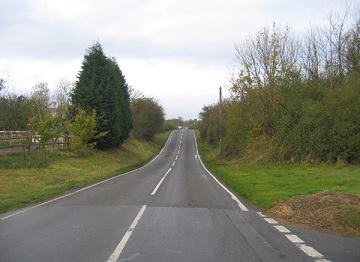
#> input picture images/white_lane.jpg, 360 x 262 px, found by its file name
$ python motor_lane.py
#> lines starting #> are read from the running program, lines starting #| are printed output that depends on the picture; after the words box and inside, x2 and y2 are one past the last pixel; in counts of white or black regions, pixels touching at a corner belong together
import cv2
import numpy as np
import matplotlib.pyplot as plt
import math
from sklearn.cluster import DBSCAN
from sklearn.preprocessing import MinMaxScaler
from collections import defaultdict

def region_of_interest(img, vertices):
    # Define a blank matrix that matches the image height/width.
    mask = np.zeros_like(img)

    #check if image is grayscale or color
    shape = img.shape
    if(len(shape) == 3):               #its a color image
        mask_color = (255,)*shape[-1]   #shape[-1] = no. of channels
    else:                              #its a gray image or single channel
        mask_color = 255

    # Fill the polygon with white
    cv2.fillPoly(mask, vertices, mask_color)

    # Returning the image only where mask pixels match
    masked_image = cv2.bitwise_and(img, mask)
    return masked_image

def gamma_correction(RGBimage, correct_param = 0.35,equalizeHist = False):
    red = RGBimage[:,:,2]
    green = RGBimage[:,:,1]
    blue = RGBimage[:,:,0]

    red = red/255.0
    red = cv2.pow(red, correct_param)
    red = np.uint8(red*255)
    if equalizeHist:
        red = cv2.equalizeHist(red)

    green = green/255.0
    green = cv2.pow(green, correct_param)
    green = np.uint8(green*255)
    if equalizeHist:
        green = cv2.equalizeHist(green)


    blue = blue/255.0
    blue = cv2.pow(blue, correct_param)
    blue = np.uint8(blue*255)
    if equalizeHist:
        blue = cv2.equalizeHist(blue)


    output = cv2.merge((blue,green,red))
    return output

def hsv_filter(image, min_val_y, max_val_y,  min_val_w, max_val_w):
    """
    A function returning a mask for pixels within min_val - max_val range
    Inputs:
    - image - a BGR image you want to apply function on
    - min_val_y - array of shape (3,) giving minumum HSV values for yellow color
    - max_val_y - array of shape (3,) giving maximum HSV values for yellow color
    - min_val_w - array of shape (3,) giving minumum HSV values for white color
    - max_val_w - array of shape (3,) giving maximum HSV values for white color
    Returns:
    - img_filtered - image of pixels being in given threshold
    """
    hsv = cv2.cvtColor(image, cv2.COLOR_BGR2HSV)
    mask_yellow = cv2.inRange(hsv, min_val_y, max_val_y)
    mask_white = cv2.inRange(hsv, min_val_w, max_val_w)
    mask = cv2.bitwise_or(mask_yellow, mask_white)
    img_filtered = cv2.bitwise_and(image, image, mask=mask)

    return img_filtered

def hough_transform(original, gray_img, threshold, discard_horizontal = 0.4):
    """
    A function fitting lines that intersect >=threshold white pixels
    Input:
    - original - image we want to draw lines on
    - gray_img - image with white/black pixels, e.g. a result of Canny Edge Detection
    - threshold - if a line intersects more than threshold white pixels, draw it
    - discard_horizontal - smallest abs derivative of line that we want to take into account
    Return:
    - image_lines - result of applying the function
    - lines_ok - rho and theta
    """
    lines = cv2.HoughLines(gray_img, 0.5, np.pi / 360, threshold)
    image_lines = original
    lines_ok = [] #list of parameters of lines that we want to take into account (not horizontal)

    if lines is not None:
        for i in range(0, len(lines)):
            rho = lines[i][0][0]
            theta = lines[i][0][1]
            #discard horizontal lines
            m = -math.cos(theta)/(math.sin(theta)+1e-10) #adding some small value to avoid dividing by 0
            if abs(m) < discard_horizontal:
                continue
            else:
                a = math.cos(theta)
                b = math.sin(theta)
                x0 = a * rho
                y0 = b * rho
                pt1 = (int(x0 + 1000*(-b)), int(y0 + 1000*(a)))
                pt2 = (int(x0 - 1000*(-b)), int(y0 - 1000*(a)))
                cv2.line(image_lines, pt1, pt2, (0,0,255), 2, cv2.LINE_AA)
                lines_ok.append([rho,theta])

    lines_ok = np.array(lines_ok)

    return image_lines, lines_ok

def clustering(lines, original, region_of_interest_points, eps = 0.05, min_samples = 3):
    """
    A function using DBSCAN clustering algorithm for finding best lines to be drawn on the output video
    Inputs:
    - lines - output of hough tranform function, array containing parameters of found lines
    - original - image we want to draw final lines on
    - region_of_interest_points - for drawing lines of desired length
    Output:
    - img - image with detected lane lines drawn
    """
    img = original
    img_lines = np.zeros_like(img, dtype=np.int32)

    if lines.shape[0] != 0:
        #preprocessing features to be in (0-1) range
        scaler = MinMaxScaler()
        scaler.fit(lines)
        lines = scaler.fit_transform(lines)

        db = DBSCAN(eps=eps, min_samples=min_samples).fit(lines) #applying DBSCAN Algorithm on our normalized lines
        labels = db.labels_

        lines = scaler.inverse_transform(lines) #getting back our original values

        grouped = defaultdict(list)
        #grouping lines by clusters
        for i, label in enumerate(labels):
            grouped[label].append([lines[i,0],lines[i,1]])

        num_clusters = np.max(labels) + 1
        means = []
        #getting mean values by cluster
        for i in range(num_clusters):
            mean = np.mean(np.array(grouped[i]), axis=0)
            means.append(mean)

        means = np.array(means)

        #printing the result on original image
        for rho, theta in means:
            a = math.cos(theta)
            b = math.sin(theta)
            x0 = a * rho
            y0 = b * rho
            pt1 = (int(x0 + 1000*(-b)), int(y0 + 1000*(a)))
            pt2 = (int(x0 - 1000*(-b)), int(y0 - 1000*(a)))
            cv2.line(img, pt1, pt2, (255,255,255), 2, cv2.LINE_AA)

    return img


frame = cv2.imread('/home/parthsuresh/Moto-Dream-Lane-Detection-/img/white_lane.jpg')
#> frame is the input picture: shape (262, 360, 3); mean B, G, R 130, 142.5, 141.4

#defining corners for ROI
height, width, channels = frame.shape
#> height = 262; width = 360; channels = 3

topLeftPt = (width*(3.0/8), height*(2.7/5))
#> topLeftPt = (135, 141.5)
topRightPt = (width*(5.0/8), height*(2.7/5))
#> topRightPt = (225, 141.5)

region_of_interest_points = [
(0, height),
(0, height*(3.4/5)),
topLeftPt,
topRightPt,
(width, height*(3.4/5)),
(width, height),
]

#defining color thresholds
min_val_y = np.array([15,80,190])
max_val_y = np.array([30,255,255])
min_val_w = np.array([0,0,195])
max_val_w = np.array([255, 80, 255])


frame2 = frame

gamma = gamma_correction(frame, correct_param = 0.2,equalizeHist = False)
#> in gamma_correction, `green = RGBimage[:,:,1]`:
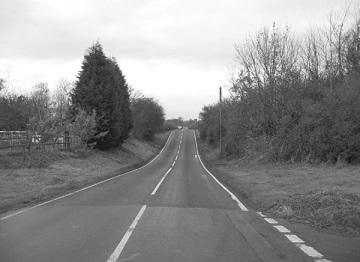
#> green: shape (262, 360); min 15, max 255, mean 142.5
#cv2.imshow('gamma', gamma)

bilateral = cv2.bilateralFilter(gamma, 9, 80, 80)
#cv2.imshow('bilateral', bilateral)

hsv = hsv_filter(bilateral, min_val_y, max_val_y,  min_val_w, max_val_w)
#> in hsv_filter, `hsv = cv2.cvtColor(image, cv2.COLOR_BGR2HSV)`: hsv: shape (262, 360, 3); mean H, S, V 54, 12.3, 223.6
#> in hsv_filter, `mask_yellow = cv2.inRange(hsv, min_val_y, max_val_y)`: mask_yellow: shape (262, 360); every value is 0
#> in hsv_filter, `mask_white = cv2.inRange(hsv, min_val_w, max_val_w)`:
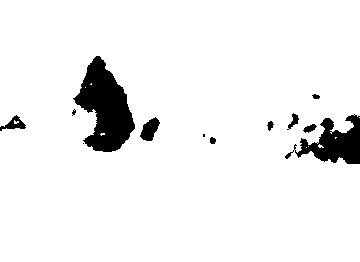
#> mask_white: shape (262, 360); 93.8% white; 12 black regions (3 under 20 px), largest, box (x1, y1, x2, y2) and area: (73, 56, 135, 152) 3318, (285, 114, 360, 164) 1764, (140, 117, 160, 141) 285
#> in hsv_filter, `img_filtered = cv2.bitwise_and(image, image, mask=mask)`:
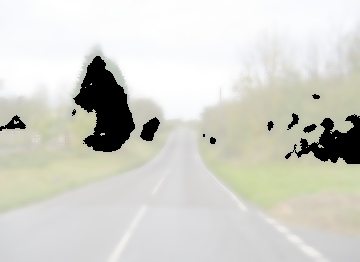
#> img_filtered: shape (262, 360, 3); mean of channels 0, 1, 2 203.5, 210.8, 210.6; drawn as B, G, R
#cv2.imshow('hsv', hsv)

canny = cv2.Canny(hsv, 100, 255)
#> canny: shape (262, 360); 1% white in thin lines or dots, all inside (x1, y1, x2, y2) = (0, 55, 360, 165)
#cv2.imshow('canny', canny)


cropped = region_of_interest(canny, np.array([region_of_interest_points], np.int32))
#> in region_of_interest, `cv2.fillPoly(mask, vertices, mask_color)`:
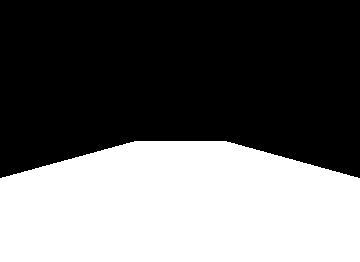
#> mask: shape (262, 360); 40.9% white; 1 white region, box (x1, y1, x2, y2) and area: (0, 141, 360, 262) 38547
#> in region_of_interest, `masked_image = cv2.bitwise_and(img, mask)`:
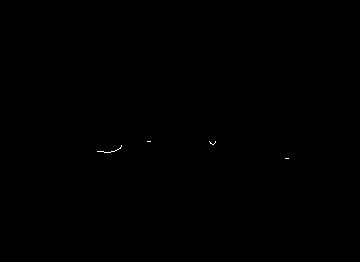
#> masked_image: shape (262, 360); 0.05% white in thin lines or dots, all inside (x1, y1, x2, y2) = (97, 141, 289, 159)
#cv2.imshow('cropped', cropped)

hough, lines = hough_transform(frame, canny, 14, discard_horizontal = 0.4)
#> in hough_transform, `lines = cv2.HoughLines(gray_img, 0.5, np.pi / 360, threshold)`: lines = 132 rows, first 8: [129, 1.57], [121, 1.57], [128, 1.57], [130, 1.57], [132, 1.57], [104, 0.323], [124, 1.57], [121.5, 1.68]
#> the loop in hough_transform, `for i in range(0, len(lines)):` made 132 passes
#> (rho, theta, m, a, b, x0, y0, pt1) on passes 6, 29, 30, 31, 32, 45, 46, 47, 48, 66, 67: (104, 0.323, -2.99, 0.948, 0.317, 98.63, 33, (-218, 981)), (103.5, 0.314, -3.08, 0.951, 0.309, 98.43, 31.98, (-210, 983)), (105, 0.34, -2.82, 0.943, 0.334, 98.98, 35.05, (-234, 977)), (105.5, 0.349, -2.75, 0.94, 0.342, 99.14, 36.08, (-242, 975)), (280, 1.05, -0.577, 0.5, 0.866, 140, 242.5, (-726, 742)), (106, 0.358, -2.67, 0.937, 0.35, 99.29, 37.12, (-250, 973)), (309.5, 0.812, -0.949, 0.688, 0.725, 213, 224.5, (-512, 912)), (293.5, 0.969, -0.687, 0.566, 0.824, 166.2, 241.9, (-657, 808)), (281.5, 1.04, -0.589, 0.508, 0.862, 142.9, 242.5, (-718, 750)), (104.5, 0.332, -2.9, 0.946, 0.326, 98.81, 34.02, (-226, 979)), (310, 0.803, -0.966, 0.695, 0.719, 215.3, 223, (-503, 917))
#> (rho, theta, m) on passes 1, 2, 3, 4, 5, 7: (129, 1.57, 4.37e-08), (121, 1.57, 4.37e-08), (128, 1.57, 4.37e-08), (130, 1.57, 4.37e-08), (132, 1.57, 4.37e-08), (124, 1.57, 4.37e-08)
#> after the loop in hough_transform, `for i in range(0, len(lines)):`:
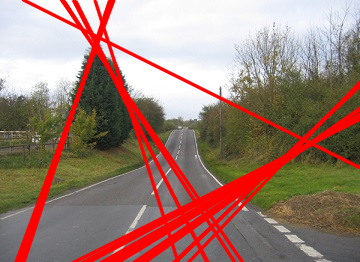
#> image_lines: shape (262, 360, 3); 15.75% of pixels changed, all inside (x1, y1, x2, y2) = (14, 0, 360, 262)
#> after the loop in hough_transform, `for i in range(0, len(lines)):`: lines_ok = 27 pairs, first value -90.5 to 317, second value 0.314 to 2.84
#> lines has the same summary as lines_ok in hough_transform
#cv2.imshow('hough', hough)


final = clustering(lines, frame2, np.array([region_of_interest_points], np.int32), eps = 0.5, min_samples = 4)
#> in clustering, `lines = scaler.fit_transform(lines)`: lines = 27 pairs, first value 0 to 1, second value 0 to 1
#> in clustering, `labels = db.labels_`: labels = 27 values, max 1 at index 13, min 0 at index 0, mean 0.222
#> in clustering, `lines = scaler.inverse_transform(lines)`: lines has the same summary as lines_ok in hough_transform
#> the loop in clustering, `for i, label in enumerate(labels):` made 27 passes
#> label on passes 1 to 12: 0, 0, 0, 0, 0, 0, 0, 0, 0, 0, 0, 0
#> in clustering, `num_clusters = np.max(labels) + 1`: num_clusters = 2
#> after the loop in clustering, `for rho, theta in means:`:
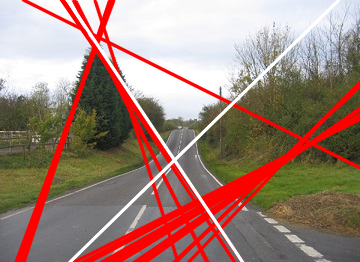
#> img: shape (262, 360, 3); 3.1% of pixels changed, all inside (x1, y1, x2, y2) = (65, 0, 341, 262)
cv2.imwrite('final.jpg', final)
